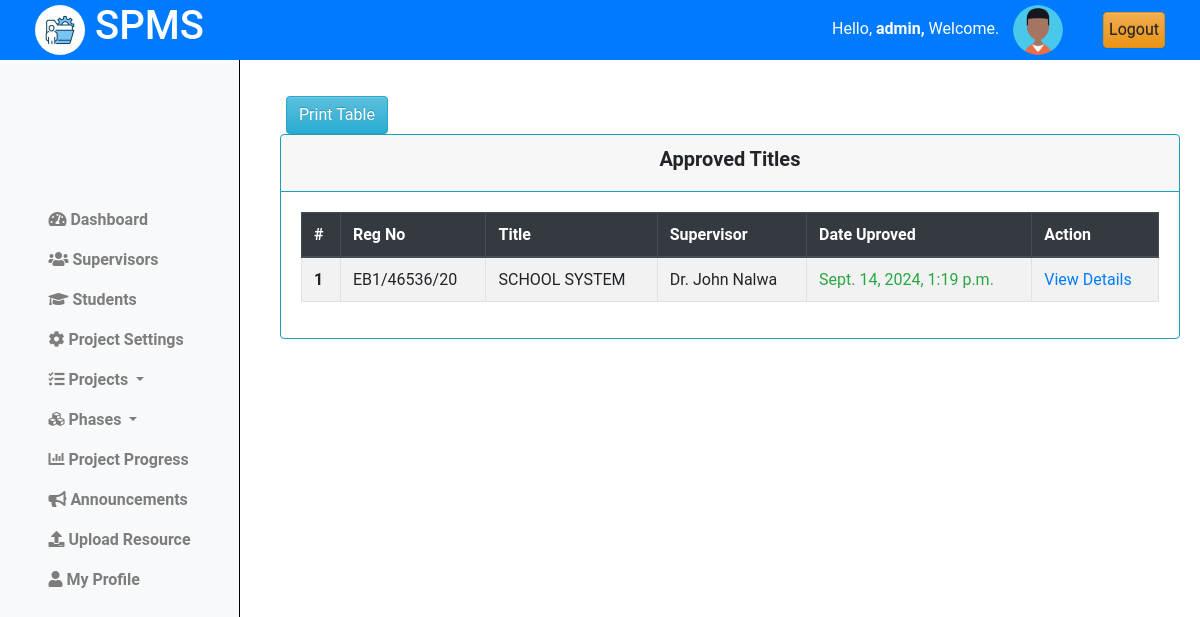
/projects/titles/approved/ (signed in), run on the app's committed database.
### projectsApp/models.py (models this page shows, shortened)
class Coordinator(AbstractUser):
    pass

class Projects(models.Model):
    student = models.ForeignKey(Student, on_delete=models.CASCADE)
    title = models.CharField(max_length=255)
    description = models.TextField()
    objectives = models.TextField()
    lecturer = models.ForeignKey(Lecturer, on_delete=models.SET_NULL, null=True, blank=True)
    status = models.CharField(max_length=50, choices=[
        ('pending', 'Pending'),
        ('approved', 'Approved'),
        ('rejected', 'Rejected')
    ], default='Pending')
    created_at = models.DateTimeField(auto_now_add=True)
    updated_at = models.DateTimeField(auto_now=True)

class Student(models.Model):
    regno = models.CharField(max_length=255, unique=True)
    email = models.EmailField(max_length=255, unique=True)
    name = models.CharField(max_length=255)
    phone_number = models.IntegerField(null=True, blank=True)
    intake_year = models.PositiveSmallIntegerField(default=2024)
    password = models.CharField(max_length=128, null=False, blank=False)
    user_id = models.AutoField(primary_key=True)
    last_login = models.DateTimeField(blank=True, null=True)
    USERNAME_FIELD = 'email'
    REQUIRED_FIELDS = ['regno', 'name', 'phone_number']
    class Meta:
        db_table = "students"

class Lecturer(models.Model):
    email = models.EmailField(max_length=255, unique=True, blank=False)
    name = models.CharField(max_length=255)
    phone = models.IntegerField(null=True, blank=True)
    password = models.CharField(max_length=128, null=False, blank=False)
    user_id = models.AutoField(primary_key=True)
    last_login = models.DateTimeField(blank=True, null=True)
    USERNAME_FIELD = 'email'
    REQUIRED_FIELDS = ['name', 'phone']
    class Meta:
        db_table = "Lecturers"

### projectsApp/AccessControl.py (the view)
    @login_required
    def wrapper(request, *args, **kwargs):
        if not isinstance(request.user, Coordinator):
            return redirect('cordinator_login')
        return function(request, *args, **kwargs)

### projectsApp/AccessControl.py (called while the page is built)
def coordinator_required(function):
    @login_required
    def wrapper(request, *args, **kwargs):
        if not isinstance(request.user, Coordinator):
            return redirect('cordinator_login')
        return function(request, *args, **kwargs)
    return wrapper

### projectsApp/views.py (called while the page is built)
@coordinator_required
def approved_titles(request):
    projects = Projects.objects.filter(status="Approved").order_by('student')
    context = {
        'projects':projects,
        }
    return render(request, 'cordinator/approved_titles.html', context)

### projectsApp/templates/cordinator/approved_titles.html (shortened to what this page needs)
{% extends 'base_cord.html' %}
{% load static %}
{% block content %}
{% include 'column1_cord.html' %}
<div class="content">
    <div class="container-fluid">
        <div class="row">
            <div class="text-center mt-3 ml-3">
                <button id="print-button" onclick="printTable()" class="btn btn-info">Print Table</button>
            </div>
            <div class="card border-info">
                <div class="card-header text-center border-info">
                    <h5><b>Approved Titles</b></h5>
                </div>
                <div class="card-body">
                    <table id="print-table"  class="table table-bordered table-hover  table-striped border-info">
                        <thead class="thead-dark">
                            <tr>
                                <th scope="col">#</th>
                                <th scope="col">Reg No</th>
                                <th scope="col">Title</th>
                                <th scope="col">Supervisor</th>
                                <th scope="col">Date Uproved</th>
                                <th scope="col">Action</th>
                            </tr>
                        </thead>
                        <tbody>
                            {% if projects.exists %}
                                {% for project in projects %}
                                    <tr>
                                        <th scope="row">{{forloop.counter}}</th>
                                        <td>{{project.student.regno|upper}}</td>
                                        <td>{{project.title|upper}}</td>
                                        <td>{{project.lecturer.name|title}}</td>
                                        <td class="text-success">{{project.updated_at}}</td>
                                        <td><a href="{% url "view_project_details" project.id %}"> View Details </a></td>
                                    </tr>
                                {% endfor %}
                            {% else %}
                                <tr>
                                    <td colspan="6" class="text-center text-danger">No approved projects found.</td>
                                </tr>
                            {% endif %}
                        </tbody>
                    </table>
                </div>
            </div>
        </div>
    </div>
</div>
<link rel="stylesheet" href="{% static 'css/mystudents.css' %}">
{% endblock %}

### projectsApp/templates/base_cord.html (shortened to what this page needs)
{% load static %}
<!doctype html>
<html class="no-js h-100" lang="en">
  <head>
    <link href="https://use.fontawesome.com/releases/v5.0.6/css/all.css" rel="stylesheet">
    <link href="https://stackpath.bootstrapcdn.com/bootstrap/4.5.2/css/bootstrap.min.css" rel="stylesheet">
    <link rel="stylesheet" href="https://cdn.jsdelivr.net/npm/bootstrap@3.3.7/dist/css/bootstrap-theme.min.css">
</head>
<body>
    <header>
        <div class="container-fluid">
            <div class="row align-items-center">
                <div class="col-md-3">
                    <div class="left">
                        <img src="{% static 'images/logo.jpg' %}" alt="Logo" class="logo">
                        <h1>SPMS</h1>
                    </div>
                </div>
                <div class="col-md-9 d-flex justify-content-end">
                    <div class="row align-items-center">
                        <div class="col-auto">
                            <span class="username mb-3" style="padding:10px;">
                                Hello,
                                <strong>
                                    {% if request.user.is_authenticated %}
                                        {% if request.user.is_staff %}
                                            {{ request.user.username }},
                                        {% else %}
                                            {{ request.user.name }},
                                        {% endif %}
                                    {% else %}
                                        Guest,
                                    {% endif %}
                                </strong>
                                Welcome.
                            </span>
                            <img src="{% static 'images/profile.png'%}" alt="Profile Picture" class="profile-pic">
                        </div>
                        <div class="col-auto">
                            <a href="{% url 'logout' %}" class="btn btn-warning" style="padding:5px;">Logout</a>
                        </div>
                    </div>
                </div>
            </div>
        </div>
    </header>
    {% block content %}
    {% endblock %}
</body>
</html>

### projectsApp/static/css/mystudents.css (style rules this page uses)
.content { margin-left: 250px; padding: 20px; margin-top: 60px; }
.card { width: 100%; margin-left: 10px; }

### projectsApp/templates/base_cord.html (style rules this page uses)
body { font-family: 'Roboto', sans-serif; margin: 0; padding: 0; }
header { background-color: #007BFF; color: white; display: flex; justify-content: space-between; align-items: center; text-align: center; padding: 10px 20px; z-index: 20; position: fixed; top: 0; left: 0; width: 100%; height: 60px; }
header .left { display: flex; align-items: center; }
header .logo { width: 50px; height: 50px; margin-right: 10px; border-radius: 50%; }
header .profile-pic { width: 50px; height: 50px; border-radius: 50%; margin-right: 10px; }

### data on the page
Coordinator: user.username "admin"
Projects: student.regno "EB1/46536/20", title "SCHOOL SYSTEM", lecturer.name "Dr. John Nalwa", updated_at "Sept. 14, 2024, 1:19 p.m."
